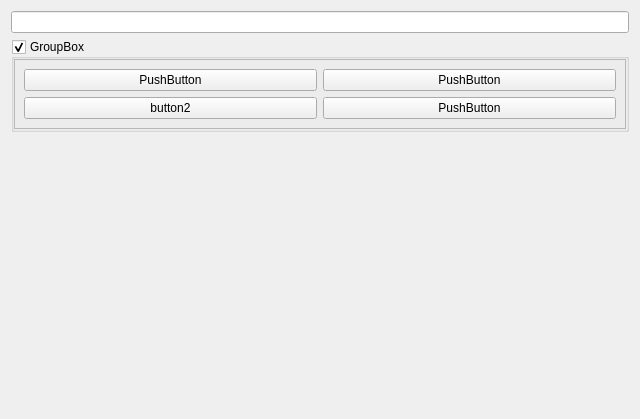
<?xml version="1.0" encoding="UTF-8"?>
<ui version="4.0">
 <class>Form</class>
 <widget class="QWidget" name="Form">
  <property name="geometry">
   <rect>
    <x>0</x>
    <y>0</y>
    <width>640</width>
    <height>419</height>
   </rect>
  </property>
  <property name="windowTitle">
   <string>Form</string>
  </property>
  <layout class="QVBoxLayout" name="verticalLayout_2">
   <item>
    <widget class="QLineEdit" name="lineEdit"/>
   </item>
   <item>
    <widget class="QGroupBox" name="groupBox">
     <property name="title">
      <string>GroupBox</string>
     </property>
     <property name="checkable">
      <bool>true</bool>
     </property>
     <layout class="QGridLayout" name="gridLayout">
      <property name="leftMargin">
       <number>0</number>
      </property>
      <property name="topMargin">
       <number>0</number>
      </property>
      <property name="rightMargin">
       <number>0</number>
      </property>
      <property name="bottomMargin">
       <number>0</number>
      </property>
      <item row="0" column="0">
       <widget class="QFrame" name="frame">
        <property name="frameShape">
         <enum>QFrame::StyledPanel</enum>
        </property>
        <property name="frameShadow">
         <enum>QFrame::Raised</enum>
        </property>
        <layout class="QGridLayout" name="gridLayout_2">
         <item row="0" column="1">
          <widget class="QPushButton" name="pushButton_4">
           <property name="text">
            <string>PushButton</string>
           </property>
          </widget>
         </item>
         <item row="0" column="0">
          <widget class="QPushButton" name="pushButton">
           <property name="text">
            <string>PushButton</string>
           </property>
          </widget>
         </item>
         <item row="1" column="0">
          <widget class="QPushButton" name="pushButton_2">
           <property name="text">
            <string>button2</string>
           </property>
          </widget>
         </item>
         <item row="1" column="1">
          <widget class="QPushButton" name="pushButton_3">
           <property name="text">
            <string>PushButton</string>
           </property>
          </widget>
         </item>
        </layout>
       </widget>
      </item>
     </layout>
    </widget>
   </item>
   <item>
    <spacer name="verticalSpacer">
     <property name="orientation">
      <enum>Qt::Vertical</enum>
     </property>
     <property name="sizeHint" stdset="0">
      <size>
       <width>20</width>
       <height>40</height>
      </size>
     </property>
    </spacer>
   </item>
  </layout>
 </widget>
 <resources/>
 <connections>
  <connection>
   <sender>groupBox</sender>
   <signal>toggled(bool)</signal>
   <receiver>frame</receiver>
   <slot>setVisible(bool)</slot>
   <hints>
    <hint type="sourcelabel">
     <x>147</x>
     <y>48</y>
    </hint>
    <hint type="destinationlabel">
     <x>103</x>
     <y>63</y>
    </hint>
   </hints>
  </connection>
 </connections>
</ui>
